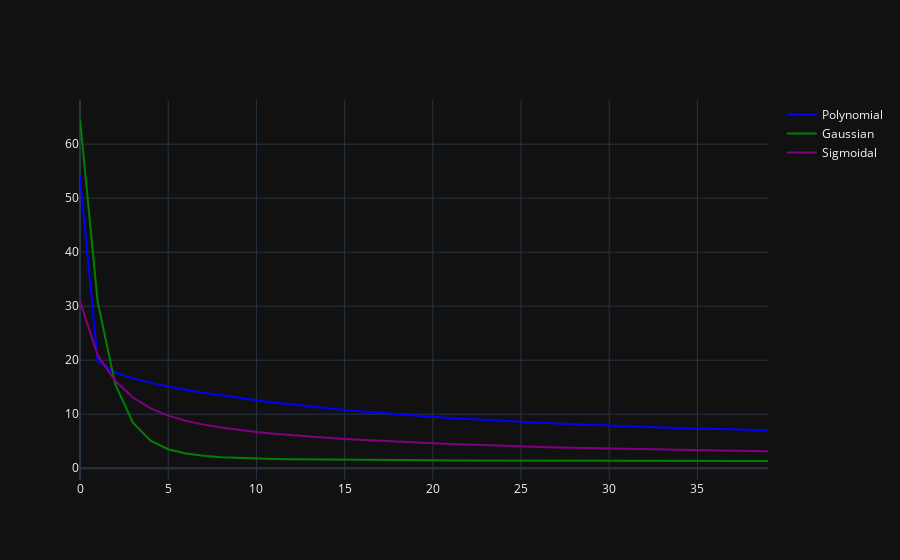

Notebook code for this chart:
### Code cell
fig = py.graph_objs.Figure()
fig.add_scatter(y=model_p.error_history, name='Polynomial', line_color='blue')
fig.add_scatter(y=model_g.error_history, name='Gaussian', line_color='green')
fig.add_scatter(y=model_s.error_history, name='Sigmoidal', line_color='purple')
fig.show()

### Figure 1 — Plotly figure (JSON) as saved in the notebook; plotly's stock layout.template omitted (floating-point values rounded to 4 significant figures)
{"data": [{"line": {"color": "blue"}, "name": "Polynomial", "y": [54.08, 19.84, 17.71, 16.64, 15.8, 15.11, 14.5, 13.96, 13.46, 13.0, 12.57, 12.17, 11.79, 11.44, 11.11, 10.8, 10.51, 10.23, 9.978, 9.736, 9.509, 9.296, 9.096, 8.908, 8.73, 8.564, 8.407, 8.26, 8.121, 7.99, 7.868, 7.752, 7.643, 7.54, 7.443, 7.352, 7.266, 7.185, 7.109, 7.036], "type": "scatter"}, {"line": {"color": "green"}, "name": "Gaussian", "y": [64.66, 30.87, 15.51, 8.436, 5.119, 3.52, 2.718, 2.292, 2.049, 1.899, 1.799, 1.726, 1.671, 1.628, 1.592, 1.562, 1.537, 1.515, 1.496, 1.48, 1.465, 1.452, 1.44, 1.429, 1.419, 1.41, 1.402, 1.395, 1.388, 1.382, 1.376, 1.37, 1.365, 1.36, 1.356, 1.352, 1.348, 1.344, 1.341, 1.338], "type": "scatter"}, {"line": {"color": "purple"}, "name": "Sigmoidal", "y": [30.89, 20.93, 16.14, 13.09, 11.09, 9.733, 8.777, 8.072, 7.526, 7.086, 6.717, 6.4, 6.119, 5.868, 5.641, 5.433, 5.241, 5.065, 4.902, 4.751, 4.61, 4.479, 4.357, 4.244, 4.138, 4.039, 3.946, 3.86, 3.779, 3.702, 3.631, 3.563, 3.5, 3.44, 3.384, 3.331, 3.28, 3.233, 3.188, 3.145], "type": "scatter"}], "layout": {}}
